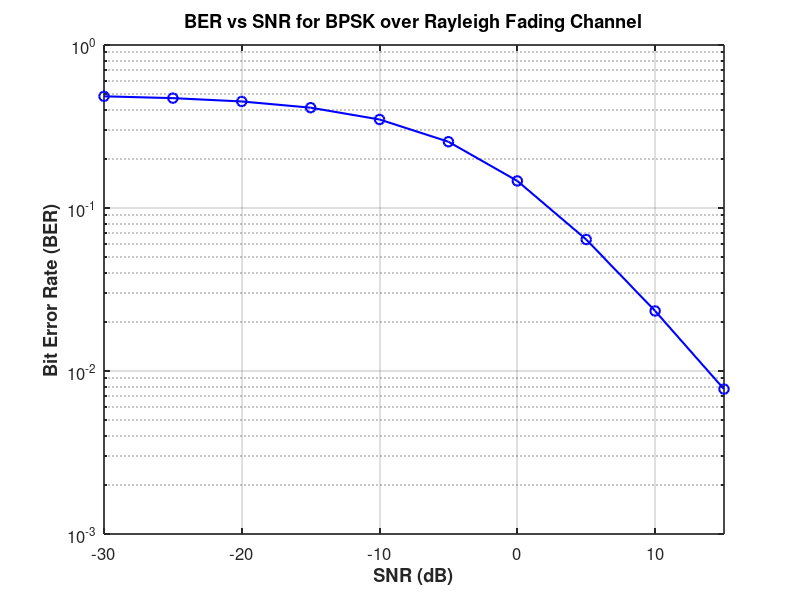

Recreate this plot in MATLAB.
N = 1e7;
snr_db = -30:5:15;
ber = zeros(size(snr_db));
for i = 1:length(snr_db)
data_bits = randi([0 1], 1, N);
tx = 2*data_bits - 1;
snr_linear = 10^(snr_db(i)/10);
h = (randn(1, N) + 1j * randn(1, N)) / sqrt(2);
rx_channel = h .* tx;
noise = (randn(1, N) + 1j * randn(1, N)) / sqrt(2 * snr_linear);
rx = rx_channel + noise;
rx_eq = rx ./ h;
detected_bits = real(rx_eq) > 0;
ber(i) = sum(data_bits ~= detected_bits) / N;
end
ber(ber == 0) = 1e-10;
semilogy(snr_db, ber, 'b-o', 'LineWidth', 1.5, 'MarkerSize', 7);
grid on;
xlabel('SNR (dB)', 'FontSize', 12, 'FontWeight', 'bold');
ylabel('Bit Error Rate (BER)', 'FontSize', 12, 'FontWeight', 'bold');
title('BER vs SNR for BPSK over Rayleigh Fading Channel', 'FontSize', 1);
axis([min(snr_db) max(snr_db) 1e-3 1]);
set(gca, 'FontSize', 12, 'LineWidth', 1.2);
